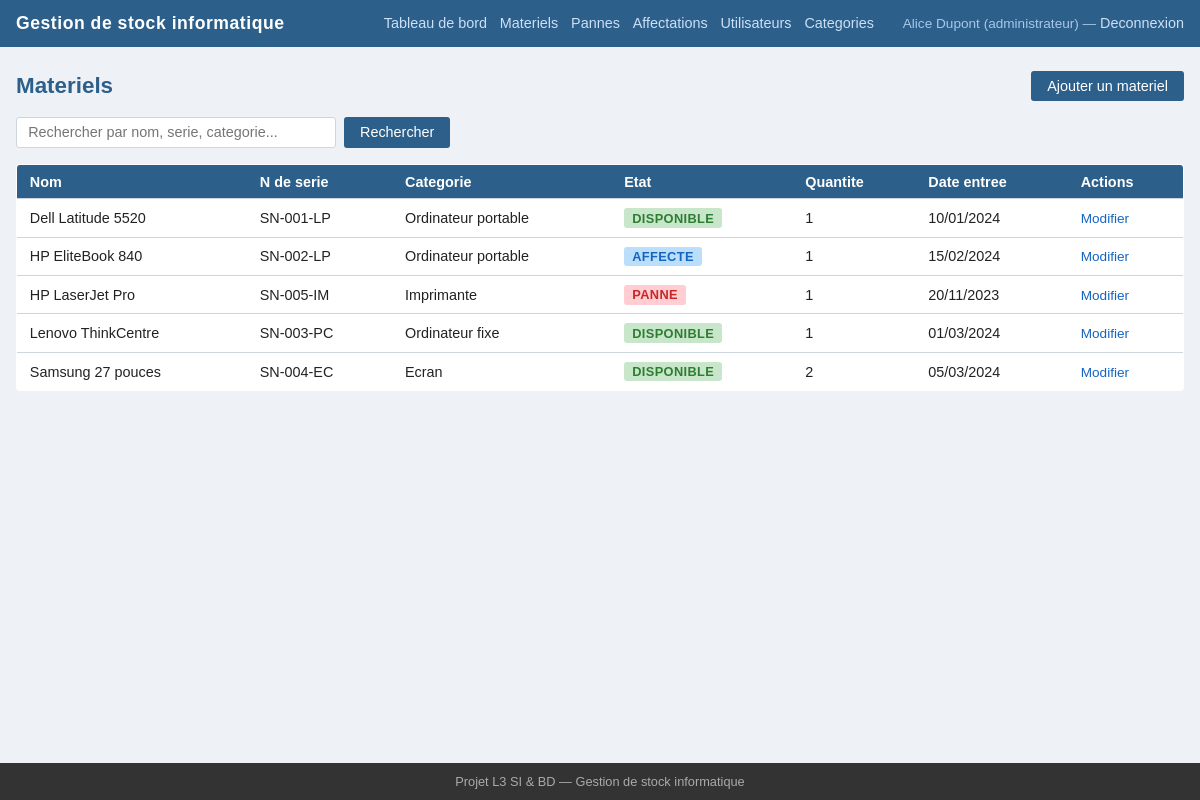
/index.php?page=materiels (signed in), run on the app's committed database.
### tables this page shows
CREATE TABLE materiel (
    id INT AUTO_INCREMENT PRIMARY KEY,
    numero_serie VARCHAR(100) NOT NULL UNIQUE,
    nom VARCHAR(150) NOT NULL,
    description TEXT,
    id_categorie INT NOT NULL,
    etat ENUM('disponible', 'affecte', 'panne', 'hors_service') DEFAULT 'disponible',
    quantite INT DEFAULT 1,
    date_entree DATE NOT NULL,
    FOREIGN KEY (id_categorie) REFERENCES categorie(id)
);

CREATE TABLE categorie (
    id INT AUTO_INCREMENT PRIMARY KEY,
    libelle VARCHAR(100) NOT NULL UNIQUE
);

### controllers/MaterielController.php (called while the page is built, shortened)
<?php
class MaterielController {
    public function index(): void {
        $this->lister();
    }
    public function lister(): void {
        $filtre  = trim($_GET['filtre'] ?? '');
        $modele  = new Materiel();
        $liste   = $modele->listerTous($filtre);
        require __DIR__ . '/../views/materiels/liste.php';
    }
}

### index.php (called while the page is built, shortened)
<?php
require_once __DIR__ . '/config.php';
spl_autoload_register(function (string $classe) {
    $dossiers = [
        __DIR__ . '/models/',
        __DIR__ . '/controllers/',
    ];
    foreach ($dossiers as $dossier) {
        $fichier = $dossier . $classe . '.php';
        if (file_exists($fichier)) {
            return;
        }
    }
});
$action = $_GET['action'] ?? 'index';
$controleur    = new $nomControleur();
$controleur->$action();

### config.php (called while the page is built, shortened)
<?php
function getDB(): PDO {
    static $pdo = null;
    if ($pdo === null) {
        $dsn = 'mysql:host=' . DB_HOST . ';dbname=' . DB_NAME . ';charset=' . DB_CHARSET;
        try {
            $pdo = new PDO($dsn, DB_USER, DB_PASS, [
                PDO::ATTR_ERRMODE            => PDO::ERRMODE_EXCEPTION,
                PDO::ATTR_DEFAULT_FETCH_MODE => PDO::FETCH_ASSOC,
                PDO::ATTR_EMULATE_PREPARES   => false,
            ]);
        } catch (PDOException $e) {
            die('Erreur de connexion a la base de donnees : ' . $e->getMessage());
        }
    }
    return $pdo;
}

### models/Model.php (called while the page is built, shortened)
<?php
class Model {
    public function __construct() {
        $this->db = getDB();
    }
}

### models/Materiel.php (called while the page is built, shortened)
<?php
require_once __DIR__ . '/Model.php';
class Materiel extends Model {
    public function listerTous(string $filtre = ''): array {
        $sql = 'SELECT m.*, c.libelle AS categorie FROM materiel m
                JOIN categorie c ON m.id_categorie = c.id';
        return $this->db->query($sql . ' ORDER BY m.nom')->fetchAll();
    }
}

### views/materiels/liste.php (the view, shortened to what this page needs)
<?php require __DIR__ . '/../layout_top.php'; ?>
<div class="entete-section">
    <h1>Materiels</h1>
    <?php if (in_array($_SESSION['utilisateur']['role'], ['administrateur', 'gestionnaire'])): ?>
        <a href="index.php?page=materiels&action=ajouter" class="btn">Ajouter un materiel</a>
    <?php endif; ?>
</div>
<form method="get" action="index.php" class="form-filtre">
    <input type="text" name="filtre" placeholder="Rechercher par nom, serie, categorie..."
           value="<?= htmlspecialchars($filtre) ?>">
    <button type="submit">Rechercher</button>
</form>
<?php if (empty($liste)): ?>
    <p>Aucun materiel trouve.</p>
<?php else: ?>
<table>
    <thead>
        <tr>
            <th>Nom</th>
            <th>N de serie</th>
            <th>Categorie</th>
            <th>Etat</th>
            <th>Quantite</th>
            <th>Date entree</th>
            <th>Actions</th>
        </tr>
    </thead>
    <tbody>
        <?php foreach ($liste as $m): ?>
        <tr>
            <td><?= htmlspecialchars($m['nom']) ?></td>
            <td><?= htmlspecialchars($m['numero_serie']) ?></td>
            <td><?= htmlspecialchars($m['categorie']) ?></td>
            <td><span class="badge badge-<?= $m['etat'] ?>"><?= htmlspecialchars($m['etat']) ?></span></td>
            <td><?= $m['quantite'] ?></td>
            <td><?= htmlspecialchars(date('d/m/Y', strtotime($m['date_entree']))) ?></td>
            <td>
                <?php if (in_array($_SESSION['utilisateur']['role'], ['administrateur', 'gestionnaire'])): ?>
                    <a href="index.php?page=materiels&action=modifier&id=<?= $m['id'] ?>">Modifier</a>
                <?php endif; ?>
            </td>
        </tr>
        <?php endforeach; ?>
    </tbody>
</table>
<?php endif; ?>
<?php require __DIR__ . '/../layout_bottom.php'; ?>

### views/layout_top.php (shortened to what this page needs)
<!DOCTYPE html>
<html lang="fr">
<head>
    <link rel="stylesheet" href="public/style.css">
</head>
<body>
<header>
    <div class="header-inner">
        <span class="site-title">Gestion de stock informatique</span>
        <nav>
            <?php
            $role = $_SESSION['utilisateur']['role'] ?? '';
            $user = $_SESSION['utilisateur'];
            ?>
            <a href="index.php?page=dashboard">Tableau de bord</a>
            <a href="index.php?page=materiels">Materiels</a>
            <a href="index.php?page=pannes">Pannes</a>
            <?php if (in_array($role, ['administrateur', 'gestionnaire'])): ?>
                <a href="index.php?page=affectations">Affectations</a>
            <?php endif; ?>
            <?php if ($role === 'administrateur'): ?>
                <a href="index.php?page=utilisateurs">Utilisateurs</a>
                <a href="index.php?page=categories">Categories</a>
            <?php endif; ?>
            <span class="nav-user">
                <?= htmlspecialchars($user['prenom'] . ' ' . $user['nom']) ?>
                (<?= htmlspecialchars($role) ?>)
                &mdash;
                <a href="index.php?page=auth&action=deconnecter">Deconnexion</a>
            </span>
        </nav>
    </div>
</header>
<main>

### views/layout_bottom.php (shortened to what this page needs)
</main>
<footer>
    <p>Projet L3 SI &amp; BD &mdash; Gestion de stock informatique</p>
</footer>
</body>
</html>

### public/style.css (style rules this page uses)
:root { --couleur-principale: #2c5f8a; --couleur-secondaire: #f4f7fa; --couleur-texte: #222; --couleur-bordure: #cdd5de; --couleur-ok: #2e7d32; --couleur-alerte: #c62828; --couleur-info: #1565c0; --couleur-neutre: #555; }
*, *::before, *::after { box-sizing: border-box; margin: 0; padding: 0; }
body { font-family: Arial, Helvetica, sans-serif; font-size: 15px; color: var(--couleur-texte); background: #eef2f7; display: flex; flex-direction: column; min-height: 100vh; }
header { background: var(--couleur-principale); color: #fff; }
.header-inner { max-width: 1200px; margin: 0 auto; padding: 0.8rem 1rem; display: flex; align-items: center; justify-content: space-between; flex-wrap: wrap; gap: 0.5rem; }
.site-title { font-size: 1.1rem; font-weight: bold; letter-spacing: 0.03em; }
nav { display: flex; align-items: center; flex-wrap: wrap; gap: 0.3rem 0.8rem; }
nav a { color: #cce0f5; text-decoration: none; font-size: 0.9rem; }
.nav-user { font-size: 0.85rem; color: #a8c8e8; margin-left: 1rem; }
main { flex: 1; max-width: 1200px; width: 100%; margin: 1.5rem auto; padding: 0 1rem; }
h1 { font-size: 1.4rem; margin-bottom: 1rem; color: var(--couleur-principale); }
.entete-section { display: flex; align-items: center; justify-content: space-between; margin-bottom: 1rem; flex-wrap: wrap; gap: 0.5rem; }
.entete-section h1 { margin-bottom: 0; }
.btn, button[type="submit"] { background: var(--couleur-principale); color: #fff; border: none; padding: 0.45rem 1rem; border-radius: 3px; cursor: pointer; font-size: 0.9rem; text-decoration: none; display: inline-block; }
table { width: 100%; border-collapse: collapse; background: #fff; border: 1px solid var(--couleur-bordure); border-radius: 4px; overflow: hidden; }
thead { background: var(--couleur-principale); color: #fff; }
th, td { padding: 0.55rem 0.8rem; text-align: left; border-bottom: 1px solid var(--couleur-bordure); font-size: 0.9rem; }
tbody tr:last-child td { border-bottom: none; }
td a { color: var(--couleur-info); text-decoration: none; font-size: 0.85rem; }
.badge { display: inline-block; padding: 0.15rem 0.5rem; border-radius: 3px; font-size: 0.8rem; font-weight: bold; text-transform: uppercase; letter-spacing: 0.03em; }
.badge-disponible { background: #c8e6c9; color: var(--couleur-ok); }
.badge-affecte { background: #bbdefb; color: var(--couleur-info); }
.badge-panne { background: #ffcdd2; color: var(--couleur-alerte); }
form { background: #fff; border: 1px solid var(--couleur-bordure); border-radius: 4px; padding: 1.2rem; max-width: 560px; }
.form-filtre { display: flex; gap: 0.5rem; align-items: center; margin-bottom: 1rem; background: none; border: none; padding: 0; max-width: 100%; }
.form-filtre input { padding: 0.4rem 0.7rem; border: 1px solid var(--couleur-bordure); border-radius: 3px; font-size: 0.9rem; width: 320px; }
footer { background: #333; color: #aaa; text-align: center; padding: 0.7rem 1rem; font-size: 0.8rem; }

### data on the page
materiel: nom "Dell Latitude 5520", numero_serie "SN-001-LP", id_categorie.libelle "Ordinateur portable", etat "DISPONIBLE", quantite "1", date_entree "10/01/2024"
materiel: nom "HP EliteBook 840", numero_serie "SN-002-LP", id_categorie.libelle "Ordinateur portable", etat "AFFECTE", quantite "1", date_entree "15/02/2024"
materiel: nom "HP LaserJet Pro", numero_serie "SN-005-IM", id_categorie.libelle "Imprimante", etat "PANNE", quantite "1", date_entree "20/11/2023"
materiel: nom "Lenovo ThinkCentre", numero_serie "SN-003-PC", id_categorie.libelle "Ordinateur fixe", etat "DISPONIBLE", quantite "1", date_entree "01/03/2024"
materiel: nom "Samsung 27 pouces", numero_serie "SN-004-EC", id_categorie.libelle "Ecran", etat "DISPONIBLE", quantite "2", date_entree "05/03/2024"

### other printed values
$user['prenom'] . ' ' . $user['nom'] "Alice Dupont"
$role "administrateur"
